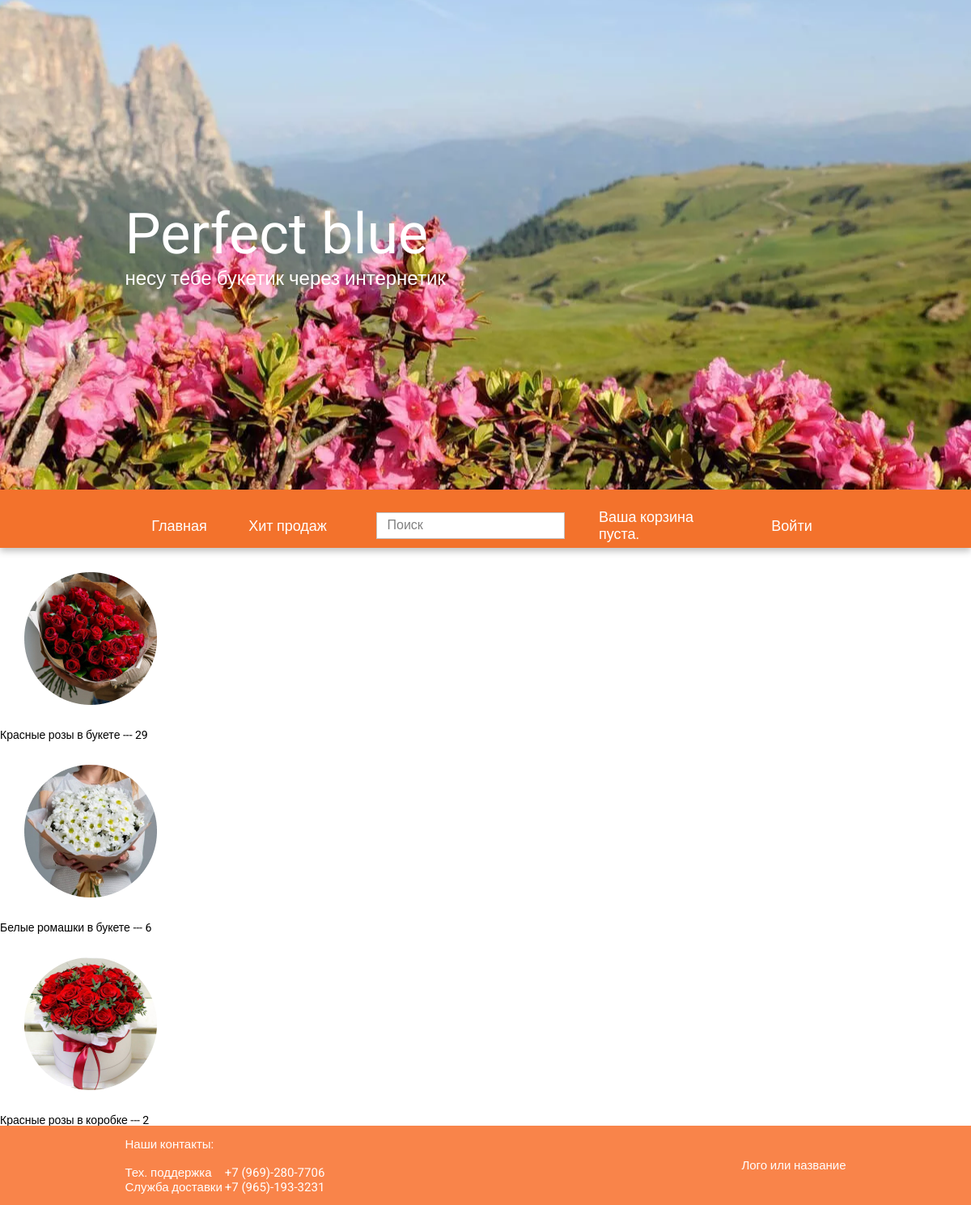
The app's page /bestseller/ with its own data.
### flowers/models.py (models this page shows, shortened)
class Flowers(models.Model):
    title = models.CharField(max_length=50, verbose_name='Название')
    description = models.TextField(blank=True, verbose_name='Описание')
    price = models.CharField(max_length=10, verbose_name='Цена')
    number_of_purchases = models.IntegerField(default=0, verbose_name='Количество покупок')
    image = models.ImageField(upload_to='photos/%Y/%m/%d/', verbose_name='Фото')
    slug = models.SlugField(max_length=255, unique=True, db_index=True, verbose_name='URL')
    cat = models.ForeignKey('Categories', on_delete=models.CASCADE)
    def __str__(self):
        return self.title
    class Meta:
        verbose_name = 'Цветы'
        verbose_name_plural = 'Цветы'
        ordering = ['title', 'price', 'number_of_purchases']

### flowers/views.py (the view)
# urls.py: path('bestseller/', BestSeller.as_view(), name='bestseller'),
class BestSeller(View):
    def get(self, request):
        flowers = []
        for item in Flowers.objects.all():
            flowers.append(item)
        number_of_purchases_lst = []
        for i in range(3):
            index = 0
            max_value = 0
            for f in range(len(flowers)):
                if flowers[f].number_of_purchases > max_value:
                    max_value = flowers[f].number_of_purchases
                    index = f
            number_of_purchases_lst.append(flowers[index])
            del flowers[index]
        context = {
            'menu': menu,
            'categories': cats,
            'flowers': number_of_purchases_lst,
        }
        return render(request, 'flowers/bestseller.html', context)

### cart/cart.py (called while the page is built)
    def __len__(self):
        return sum(item['quantity'] for item in self.cart.values())

### cart/context_processors.py (called while the page is built)
def cart(request):
    return {'cart': Cart(request)}

### flowers/templates/flowers/bestseller.html
{% extends 'flowers/base.html' %}
{% block content %}
{% for f in flowers %}
    {% if f.image %}
        <img class="post-image" src="{{ f.image.url }}" alt="image">
    {% endif %}
    <p> {{ f }} --- {{ f.number_of_purchases }}</p>
{% endfor %}
{% endblock %}

### flowers/static/flowers/css/style.css (style rules this page uses)
* { padding: 0; margin: 0; border: 0; }
*, *:before, *:after { -webkit-box-sizing: border-box; box-sizing: border-box; }
html, body { height: 100%; width: 100%; font-size: 100%; line-height: 1; font-size: 14px; -ms-text-size-adjust: 100%; -moz-text-size-adjust: 100%; -webkit-text-size-adjust: 100%; }
img { vertical-align: top; }
body { font-family: 'Roboto', sans-serif; }
img.post-image { padding: 30px; }

### records on screen
Flowers: image (picture), title "Красные розы в букете", number_of_purchases "29"
Flowers: image (picture), title "Белые ромашки в букете", number_of_purchases "6"
Flowers: image (picture), title "Красные розы в коробке", number_of_purchases "2"

### other values on screen
{{ m.title }} "Главная" "Хит продаж"
